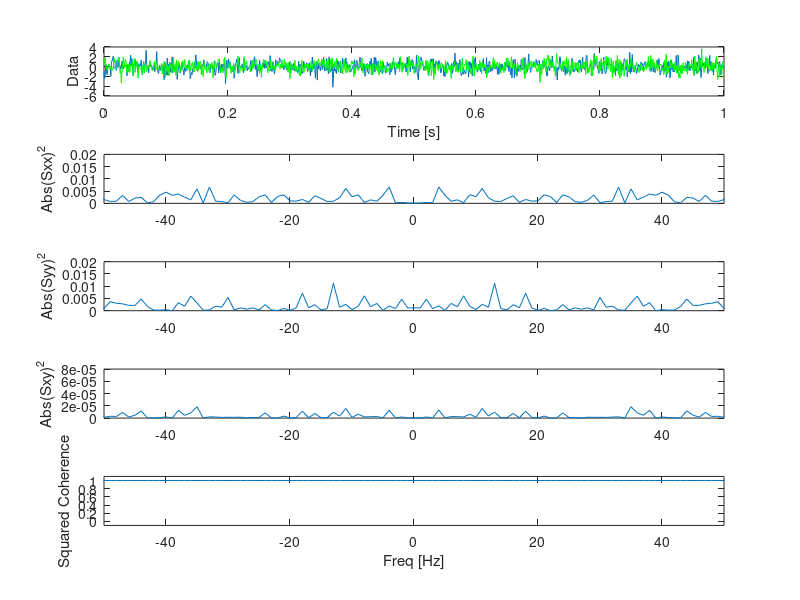

The MATLAB script that drew this image:
%%  MA666 - Lab 1 (9):  Correlation and coherence
%   In this lab we will review the power spectrum, develop our own code to
%   compute the coherence and cross correlation, and apply these measures to
%   example simulated data.

%%  Preliminaries.
%   Text preceded by a '%' indicates a 'comment'.  This text should appear
%   green on the screen.  I will use comments to explain what we're doing 
%   and to ask you questions.  Also, comments are useful in your own code
%   to note what you've done (so it makes sense when you return to the code
%   in the future).  It's a good habit to *always* comment your code.  I'll
%   try to set a good example, but won't always . . . 

%%  Part 1:  Warm-up, Computing the power spectrum in 3 ways.
%   We discussed in class the discrete Fourier transform and power
%   spectrum.  Let's compute these quantities in three ways.  We'll begin
%   by writing out every step, and conclude using a built-in MATLAB
%   routine.

%   Let's begin by clearing the workspace.
clear

%  First, we'll create simulated data.
dt = 0.001;             %The sampling interval.
N = 1000;               %The number of time steps.
t = (0:N-1)*dt;         %Define a time axis.
T = N*dt;               %Define the total time of the simulation.

%  Then, create the data, a simple sinusoid + noise.
x = sin(2.0*pi*t*10) + randn(1,N);

%  Now, define the frequencies at which we'll evaluate the Fourier
%  transform.  We consider frequencies between the +/- Nyquist frequency
%  (the sampling frequency divided by two), in steps of 1/T = the frequency
%  resolution.  Here we arrange the frequencies following the MATLAB
%  convention.
fj = [(0:N/2-1)*(1/T), (-N/2:-1)*(1/T)];

%  For each freq compute the Fourier transform and save in "X".
X = zeros(1,length(fj));
n = (1:N);
for j=1:length(fj)
    X(j) = sum(x .* exp(-2*pi*1i*fj(j)*t));
end

%  Compute the power spectrum.
pow = 2*dt^2/T * (X.*conj(X));

%  And plot it on a decibel scale.
subplot(3,1,1)
plot(fj, 10*log10(pow), '*');
xlim([-20 20]);  ylim([-50 0])
xlabel('Freq [Hz]');  ylabel('Power')

%  Second, let's compute the Fourier transform using built-in MATLAB
%  routines.  Then, it's one step,
X = fft(x);

%  Re-compute the power spectrum.
pow = 2*dt^2/T * (X.*conj(X));

%  And plot it on a decibel scale.  Note that we'll use the same frequency
%  axis defined above.
subplot(3,1,2)
plot(fj, 10*log10(pow), '*');
xlim([-20 20]);  ylim([-50 0])
xlabel('Freq [Hz]');  ylabel('Power')

%  Third, use a built-in MATLAB routine to compute and plot spectrum.
subplot(3,1,3)
periodogram(x, [], N, 1/dt);
xlim([-20 20]);  ylim([-50 0])

%  All three measures should give the same result.  Confirm this.

%%  Part 2:  Compute the cross covariance and apply to noisy data.
%   Again, we'll generate artificial data, here starting with
%   two noisy signals.

%   Let's begin by clearing the workspace.
clear

%   And now create the simulated data.
dt = 0.001;                 %The sampling interval.
N = 1000;                   %The number of time steps.
t = (0:N-1)*dt;             %Define a time axis.
x = randn(1,length(t));     %Signal x.
y = randn(1,length(t));     %Signal y.

%   Plot the two signals to have a look.  Visual inspection is always a
%   good place to start data analysis.

subplot(2,1,1)
plot(t,x)
hold on
plot(t,y, 'g')
hold off
xlabel('Time [s]')

%   These signals are *not* coupled (right?  They're just noise).  Let's
%   compute the cross covariance.  To do so, we'll use a built-in MATLAB
%   routine.  Can you already guess what values the cross covariance will
%   obtain?

[rxy, lag] = xcorr(x,y,'biased');

%IN LAB Q:  Note the use of the keyword "biased".  What does the keyword
%do?

%   And plot the results.
subplot(2,1,2)
plot(lag, rxy)
xlabel('Lags [ms]');  ylabel('Cross Covariance');

%%  Part 3:  Relationship of power spectrum to autocovariance.
%   In class, we showed the relationship between the power spectrum of a
%   signal and its autocovariance.  Namely, they are Fourier transform
%   pairs.  In class we showed that,
%
%        The power spectrum is the FT of the auto-covariance.
%
%   It's also true that,
%
%        The auto-covariance is the inverse FT of the power spectrum.
%
%   We'll show this second statement below for simulated data.  

%   Again, let's begin by clearing the workspace.
clear

%   And make a signal we understand,
dt = 0.001;             %The sampling interval.
N = 1000;               %The number of time steps.
t = (0:N-1)*dt;         %Define a time axis.
T = N*dt;               %Define the total time of the simulation.

%   Let's begin with a sinusoid + noise,
x = sin(2*pi*t*10) + randn(1,length(t));

%  Compute the Fourier transform.
X = fft(x);

%  Compute the power spectrum, then take the inverse Fourier transform of
%  the power spectrum, and scale by 1/(2 dt).  The result should be the
%  auto-covariance of x.
pow = 2*dt^2/T* X.*conj(X);
acFFT = 1/(2*dt)*ifft(pow);

%  Rearrange to put negative lags in the correct place.  To do so, we'll
%  use the MATLAB built-in function 'fftshift',
acFFT = fftshift(acFFT);

%  Now, compute the autocovariance using our cross-covariance routine.
[ac, lags] = xcorr(x,x, 'biased');            %Compute covariance.
ac = ac(N/2:end-N/2);                         %Consider lags -N/2 to N/2.
lags = lags(N/2:end-N/2)*dt;                  %Consider lags -N/2 to N/2.

%  To compare, plot the results.
clf()
subplot(2,1,1)
plot(t,x);
ylabel('Data');  xlabel('Time [s]')

subplot(2,1,2)
plot(lags, acFFT);
hold on;
plot(lags, ac, 'go');
hold off
ylabel('Covariance');  xlabel('Lags [s]')

%  Notice we find excellent correspondence between the two methods for
%  computing the autocovariance.  This correspondence is especially good at
%  short time lags (near 0).  You'll notice that the correspondence
%  decreases as the lag progresses.  We can improve this correspondence by
%  performing circular shifts of the time series and computing the
%  auto-covariance, rather than linearly shifting the time series so that
%  points "fall off" the end and are lost to the covaraince calculation.

%%  Part 4:  Compute the the squared coherence (by hand) between two signals.
%   In class we developed an expression for the squared coherence.  We will
%   now write code to compute the squared coherence.  We'll work through
%   the following code in lab, and make sure we understand it.

%   Again, let's begin by clearing the workspace.
clear

%   Let's define two signals.  Can you guess their coherence?
dt = 0.001;             %The sampling interval.
N = 1000;               %The number of time steps.
t = (0:N-1)*dt;         %Define a time axis.
T = N*dt;               %Define the total time of the simulation.
x = randn(1,N);         %Signal x, random noise.
y = randn(1,N);         %Signal y, random noise.

%   Let's also define the frequency axis.  We'll do so using slightly
%   different notation than above.  Note that, here, we've already shifted
%   the frequency axis so that the frequencies increase from negative to
%   positive,
df = 1/T;
fNQ = 1/dt/2;
faxis = (-fNQ:df:fNQ-df);

%  Compute the Fourier transform of x.
Xd = fft(x);

%  Compute the Fourier transform of y.
Yd = fft(y);

%  Compute the auto and cross spectra, and organize vectors by increasing frequency.
Sxx = 2*dt/N*(Xd.*conj(Xd));  Sxx = fftshift(Sxx);
Syy = 2*dt/N*(Yd.*conj(Yd));  Syy = fftshift(Syy);
Sxy = 2*dt/N*(Xd.*conj(Yd));  Sxy = fftshift(Sxy);

%  Compute the squared coherence.
cohr = Sxy.*conj(Sxy) ./ (Sxx.*Syy);

%  Plot the results.
subplot(5,1,1)
plot(t,x)
hold on
plot(t,y, 'g')
hold off
xlabel('Time [s]');  ylabel('Data')

subplot(5,1,2)
plot(faxis, Sxx);  ylabel('Abs(Sxx)^2');  xlim([-50,50])
subplot(5,1,3)
plot(faxis, Syy);  ylabel('Abs(Syy)^2');  xlim([-50,50])
subplot(5,1,4)
plot(faxis, Sxy.*conj(Sxy));  ylabel('Abs(Sxy)^2');  xlim([-50,50])
subplot(5,1,5)
plot(faxis, cohr)
xlabel('Freq [Hz]'); ylabel('Squared Coherence'); xlim([-50,50]); ylim([-0.1,1.1])

% Hmm . . . something odd happening here?
%X_j is a complex number in the complex plane. In polar coordinates: X_j =
%A_j*e^{i*phi_j} where A_j is amplitude, phi_j is phase
%same for Y_j = B_j*e^{i*theta_j}
%Sxx,j = (2*delta^2/T)X_j*X_j^* =
%(2*delta^2/T)(A_j*exp(i*phi_j))(A_j*exp(-i*phi_j))= (2*delta^2/T)A_j^2
%Syy,j = (2*delta^2/T)B_j^2
%Sxy,j = (2*delta^2/T)A_j*B_j*exp(i(phi_j-theta_j))
%K^2_xy,j = (|Sxy,j|^2)/(Sxx,j*Syy,j) =
%(A_j^2*B_j^2*exp(i(phi_j-theta_j))*exp(-i(phi_j-theta_j)))/A_j^2*B_j^2 = 1
%so for all frequencies j the phase difference is 1... this isn't very
%helpful
%to compute coherence we actually need multiple trials - we want to know
%whether x and y are coherent over trials
%K^2_xy,j = (|<Sxy,j>|^2)/(<Sxx,j>*<Syy,j>) where <> is the average across
%trials
%<Sxy,j> = (2*delta^2/T)<X_j^(k)*Y_j^*(k)>_k where k signifies trial number
%= (2*delta^2/T)*something something
%Assume A_j^k = B_j^k = A_j^0. same amplitude for x and y over all trials
%K^2_{xy,j} = |<exp(i*Phi_j)^(k)>_k|^2 = the phase difference over trials
%what is exp(i*Phi_j)^(0)? it is a point on the unit circle on the complex plane
%at frequency j, x and y have a constant phase difference over trials: 
%Phi_j^k = Phi_j^(0) for all k
%if there is strong coherence, there will be a constant phase difference -
%<exp(i*Phi_j)^(0)>_k will be a straight line of length K, divided by K, in
%the complex plane because all of the vectors are in the same direction
%K^2_xy,j = |<exp(i*Phi_j)^(0)>_k|^2 which should be close to 1
%if there is a random phase difference between x and y across 0, then 
%<exp(i*Phi_j)^(0)>_k is all over the unit circle, vectors cancel out, K is
%near 0

